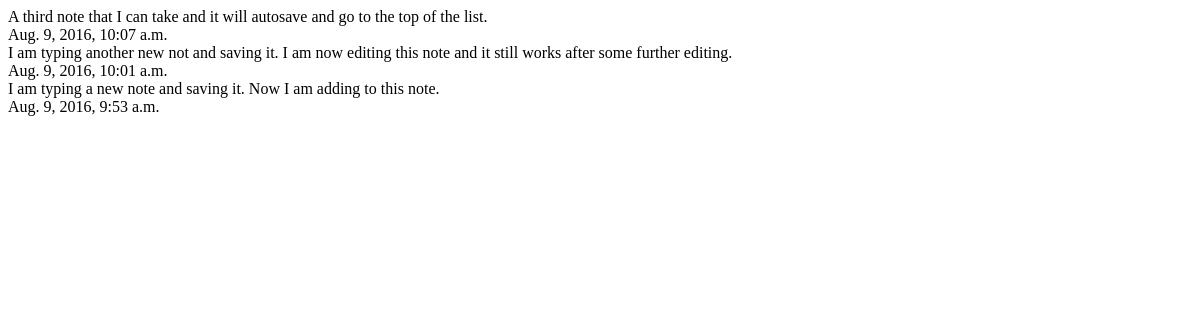
Before: /notes/ (signed in) with the older database file.
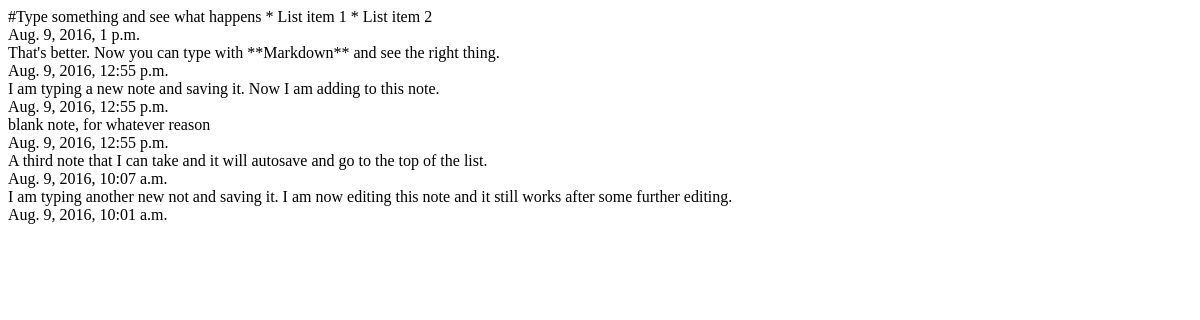
After: the same page with the newer database file.
### browser_notes/users/models.py (models this page shows, shortened)
class Note(models.Model):
    user = models.ForeignKey(User, on_delete=models.CASCADE)
    created = models.DateTimeField(auto_now_add=True)
    modified = models.DateTimeField(auto_now=True)
    note = models.TextField()

### browser_notes/users/views.py (the view)
# urls.py: url(r'^notes/', notes, name='notes'),
def notes(request):
    if request.method == 'POST':
        if request.POST.get("note_id") == "newnote":
            print(request.POST.get("note"))
            print(request.POST.get("note_id"))
            n = Note(note=request.POST.get("note"), user=request.user)
            n.save()
            json_object = {'id': n.id}
            return JsonResponse(json_object)
        else:
            print("test")
            note = Note.objects.get(id=request.POST.get("note_id"))
            note.note = request.POST.get("note")  # change field
            note.save()  # this will update only
            return JsonResponse({'id': note.id})
    else:
        notes = Note.objects.filter(user=request.user).order_by('-modified')
        return render(request, 'notes.html', {"notes": notes})

### browser_notes/templates/notes.html
                 {% for note in notes %}
                <div data-id="{{ note.id }}" class="notes-list ui segments">
                    {{ note.note | truncatewords:50}} <br>
                    {{ note.modified}}
                </div>
                    {% endfor %}

Changed rows visible on the page:
added Note: note "#Type something and see what happens * List item 1 * List item 2", modified "Aug. 9, 2016, 1 p.m."
added Note: note "That's better. Now you can type with **Markdown** and see the right thing.", modified "Aug. 9, 2016, 12:55 p.m."
changed Note "I am typing a new note and saving it. Now I am adding to this note.": modified "Aug. 9, 2016, 9:53 a.m." → "Aug. 9, 2016, 12:55 p.m."; moves up the list
added Note: note "blank note, for whatever reason", modified "Aug. 9, 2016, 12:55 p.m."
